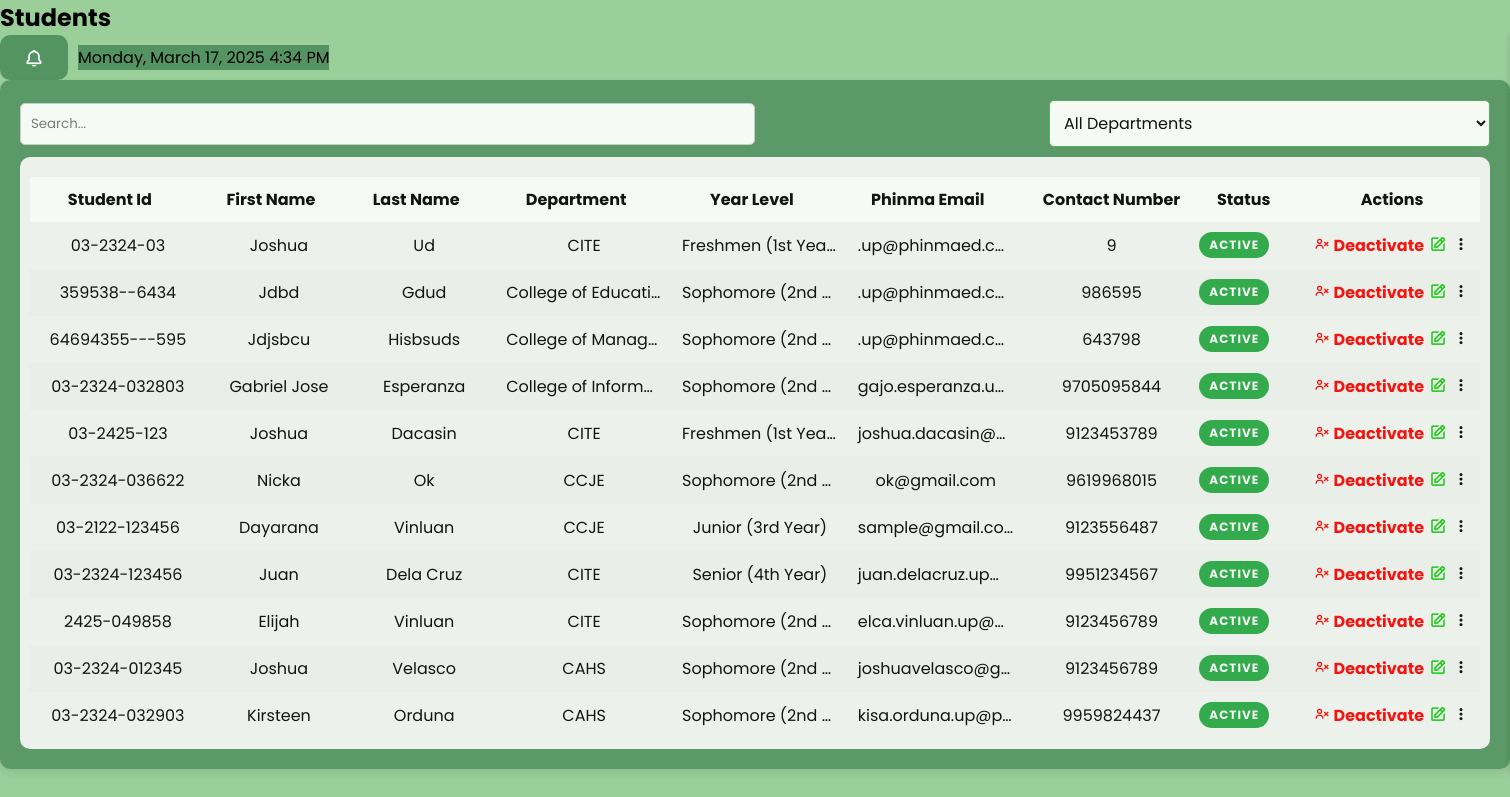
The page /users.php on the database its author committed.
### tables this page shows
CREATE TABLE `user` (
  `user_id` int(11) NOT NULL COMMENT 'Unique ID for each user.',
  `student_id` varchar(255) NOT NULL COMMENT 'Student ID "03-2324-xxxxxx"',
  `first_name` varchar(255) NOT NULL,
  `last_name` varchar(255) NOT NULL,
  `password` varchar(255) NOT NULL,
  `program` varchar(255) NOT NULL,
  `phinmaed_email` varchar(255) NOT NULL COMMENT 'PHINMA EMAIL',
  `year_level` varchar(255) NOT NULL,
  `department` varchar(100) NOT NULL COMMENT 'Course',
  `created_at` timestamp NOT NULL DEFAULT current_timestamp() ON UPDATE current_timestamp() COMMENT 'Registration date',
  `contact_number` bigint(15) NOT NULL COMMENT 'contact number',
  `status` tinyint(1) NOT NULL DEFAULT 1
);

### users.php (the view, shortened to what this page needs)
<?php
include 'db_config.php';
?>
<!DOCTYPE html>
<html lang="en">
<head>
    <link rel="stylesheet" href="user.css">
    <link rel="stylesheet" href="global.css">
    <link href='https://unpkg.com/boxicons@2.1.1/css/boxicons.min.css' rel='stylesheet'>
</head>
<body>
<nav class="header">
    <h1>Students</h1>
    <div class="header-actions">
        <button id="notificationButton" class="notification-btn">
            <i class='bx bx-bell'></i>
        </button>
        <div class="header-right">
            <?php echo date('l, F j, Y g:i A'); ?>
        </div>
    </div>
</nav>
<div class="container4">
    <div class="search-sort">
        <input type="text" id="search2" placeholder="Search...">
        <select id="userFilter" class="filter-attendance">
            <option value="">All Departments</option>
        </select>
    </div>
    <div class="table-container1">
        <table>
            <thead>
                <tr>
                    <th data-column4="student_id">Student Id<i class='bx bx-sort sort-icon'></i></th>
                    <th data-column4="first_name">First Name<i class='bx bx-sort sort-icon'></i></th>
                    <th data-column4="last_name">Last Name<i class='bx bx-sort sort-icon'></i></th>
                    <th data-column4="department">Department<i class='bx bx-sort sort-icon'></i></th>
                    <th data-column4="year_level">Year Level<i class='bx bx-sort sort-icon'></i></th>
                    <th data-column4="phinmaed_email">Phinma Email<i class='bx bx-sort sort-icon'></i></th>
                    <th data-column4="contact_number">Contact Number</th>
                    <th data-column4="status">Status<i class='bx bx-sort sort-icon'></i></th>
                    <th>Actions</th>
                </tr>
            </thead>
            <tbody id="userTableBody">
                <?php
                $result = $conn->query("SELECT * FROM user ORDER BY user_id DESC");
                if ($result->num_rows > 0) {
                    while ($row = $result->fetch_assoc()) {
                        $status = isset($row['status']) && $row['status'] == 1 ? 'Active' : 'Deactivated';
                        $toggleStatus = $row['status'] == 1 ? 'Deactivate' : 'Activate';
                        $toggleClass = $row['status'] == 1 ? 'deactivate-btn' : 'activate-btn';
                        $toggleIcon = $row['status'] == 1 ? 'bx-user-x' : 'bx-user-check';
                        $statusClass = $row['status'] == 1 ? 'status-active' : 'status-deactivated';
                        echo "<tr>
                                <td>{$row['student_id']}</td>
                                <td>{$row['first_name']}</td>
                                <td>{$row['last_name']}</td>
                                <td>{$row['department']}</td>
                                <td>{$row['year_level']}</td>
                                <td>{$row['phinmaed_email']}</td>
                                <td>{$row['contact_number']}</td>
                                <td class='{$statusClass}'>{$status}</td>
                                <td>
                                    <form method='POST' class='toggle-status-form'>
                                        <input type='hidden' name='user_id' value='{$row['user_id']}'>
                                        <div class='actions_button'>
                                            <button type='submit' name='toggle_status' class='toggle-status-btn {$toggleClass}' onclick='return confirmToggleStatus(event, \"{$toggleStatus}\")'><i class='bx {$toggleIcon}'></i> {$toggleStatus}</button>
                                            <button type='button' class='edit-btn' onclick='editUser({$row['user_id']})'><i class='bx bx-edit ' ></i></button>
                                            <button type='button' class='three-dot-btn' onclick='seeMore({$row['user_id']})'><i class='bx bx-dots-vertical-rounded'></i></button>
                                            </div>
                                    </form>
                                </td>
                              </tr>";
                    }
                } else {
                    echo "<tr><td colspan='10'>No Registered User.</td></tr>";
                }
                ?>
            </tbody>
        </table>
    </div>
</body>
</html>

### user.css (style rules this page uses)
.table-container1 { width: 100%; height: 94%; overflow-y: auto; background: white; border-radius: 10px; padding: 10px; margin-top: 10px; }
.toggle-status-btn { cursor: pointer; font-size: 16px; border: none; background: transparent; padding: 0; font-weight: bold; }
.toggle-status-btn.deactivate-btn { color: red; }
.status-active { margin-top: 10px; display: inline-block; background-color: #28a745; color: #fff; padding: 4px 10px; border-radius: 50px; font-size: 12px; font-weight: bold; text-align: center; min-width: 60px; text-transform: uppercase; letter-spacing: 1px; }
.actions_button { display: flex; justify-content: space-between; align-items: center; width: 100%; }

### global.css (style rules this page uses)
* { margin: 0; padding: 0; box-sizing: border-box; font-family: 'Poppins', sans-serif; }
:root { --body-color: #f5f5f5; --sidebar-color: linear-gradient(180deg, #1E5128, #000000); --primary-color: #549462; --primary-color-light: #f5f5f5; --toggle-color: #9cb69b; --text-color: #9b9b9b; --table-text-color: #000000; --success-color: #4CAF50; --hover-success-color: #388E3C; --danger-color: #D32F2F; --danger-hover-color: #B71C1C; --edit-button-color: #07c900; --tran-02: all 0.2s ease; --tran-05: all 0.5s ease; --font-size-base: 1rem; --spacing-base: 1rem; }
body { background-color: #9BCF99; transition: var(--tran-05); overflow-x: hidden; font-size: var(--font-size-base); }
.filter-attendance { display: flex; align-items: center; background-color: white; border: 1px solid #4CAF50; padding: calc(var(--spacing-base) * 0.625); cursor: pointer; border-radius: 0.3125rem; font-size: calc(var(--font-size-base) * 1); gap: calc(var(--spacing-base) * 0.3125); width: 30%; }
.edit-btn { background: none; border: none; cursor: pointer; color: var(--edit-button-color); font-size: calc(var(--font-size-base) * 1.125); }
.three-dot-btn { background: none; border: none; cursor: pointer; color: var(--table-text-color); font-size: calc(var(--font-size-base) * 1.125); }
table { width: 100%; border-collapse: collapse; margin-top: calc(var(--spacing-base) * 0.625); }
thead { background-color: #ffffff; position: sticky; top: 0; z-index: 1; }
thead th, tbody td { padding: calc(var(--spacing-base) * 0.625); text-align: center; max-width: 150px; overflow: hidden; text-overflow: ellipsis; white-space: nowrap; }
thead th { cursor: pointer; }
body.dark thead th, tbody td { color: var(--table-text-color); }
tbody tr:nth-child(even) { background-color: #f2f2f2; }
.search-sort { display: flex; align-items: center; justify-content: space-between; border-radius: 0.625rem; }
.search-sort input { width: 50%; padding: calc(var(--spacing-base) * 0.625); border: 1px solid #ccc; border-radius: 0.3125rem; margin-right: calc(var(--spacing-base) * 1.25); display: flex; }
.container, .container2, .container3, .container4,.container5 { width: 100%; height: 90%; margin: auto; padding: calc(var(--spacing-base) * 1.25); background-color: var(--primary-color); border-radius: 0.625rem; box-shadow: 0 4px 8px rgba(0, 0, 0, 0.1); opacity: 0.9; transition: var(--tran-05) ease; }
body.dark .container, .container2, .container3, .container4,.container5 { background: var(--primary-color); }
body.dark .table-container5,.table-container,.table-container1,.table-container3,.table-container4,.table-container2 { background: var(--body-color); }
.header-right { background:var(--primary-color); }
.notification-btn { background: none; border: none; cursor: pointer; color: white; font-size: 1.25rem; background: var(--primary-color); border-radius: 0.625rem; display: flex; align-items: center; justify-content: center; padding: 0.625rem; padding-right: 1.5rem; padding-left: 1.5rem; height: 45px; }
.header-actions { display: flex; align-items: center; gap: 10px; }

### rows shown on the page
user: student "03-2324-03", first_name "Joshua", last_name "Ud", department "CITE", year_level "Freshmen (1st Yea…", phinmaed_email ".up@phinmaed.c…", contact_number "9", status "ACTIVE", status "Deactivate"
user: student "359538--6434", first_name "Jdbd", last_name "Gdud", department "College of Educati…", year_level "Sophomore (2nd…", phinmaed_email ".up@phinmaed.c…", contact_number "986595", status "ACTIVE", status "Deactivate"
user: student "64694355---595", first_name "Jdjsbcu", last_name "Hisbsuds", department "College of Manag…", year_level "Sophomore (2nd…", phinmaed_email ".up@phinmaed.c…", contact_number "643798", status "ACTIVE", status "Deactivate"
user: student "03-2324-032803", first_name "Gabriel Jose", last_name "Esperanza", department "College of Inform…", year_level "Sophomore (2nd…", phinmaed_email "gajo.esperanza.u…", contact_number "9705095844", status "ACTIVE", status "Deactivate"
user: student "03-2425-123", first_name "Joshua", last_name "Dacasin", department "CITE", year_level "Freshmen (1st Yea…", phinmaed_email "joshua.dacasin@…", contact_number "9123453789", status "ACTIVE", status "Deactivate"
user: student "03-2324-036622", first_name "Nicka", last_name "Ok", department "CCJE", year_level "Sophomore (2nd…", phinmaed_email "ok@gmail.com", contact_number "9619968015", status "ACTIVE", status "Deactivate"
user: student "03-2122-123456", first_name "Dayarana", last_name "Vinluan", department "CCJE", year_level "Junior (3rd Year)", phinmaed_email "sample@gmail.co…", contact_number "9123556487", status "ACTIVE", status "Deactivate"
user: student "03-2324-123456", first_name "Juan", last_name "Dela Cruz", department "CITE", year_level "Senior (4th Year)", phinmaed_email "juan.delacruz.up…", contact_number "9951234567", status "ACTIVE", status "Deactivate"
user: student "2425-049858", first_name "Elijah", last_name "Vinluan", department "CITE", year_level "Sophomore (2nd…", phinmaed_email "elca.vinluan.up@…", contact_number "9123456789", status "ACTIVE", status "Deactivate"
user: student "03-2324-012345", first_name "Joshua", last_name "Velasco", department "CAHS", year_level "Sophomore (2nd…", phinmaed_email "joshuavelasco@g…", contact_number "9123456789", status "ACTIVE", status "Deactivate"
user: student "03-2324-032903", first_name "Kirsteen", last_name "Orduna", department "CAHS", year_level "Sophomore (2nd…", phinmaed_email "kisa.orduna.up@p…", contact_number "9959824437", status "ACTIVE", status "Deactivate"
